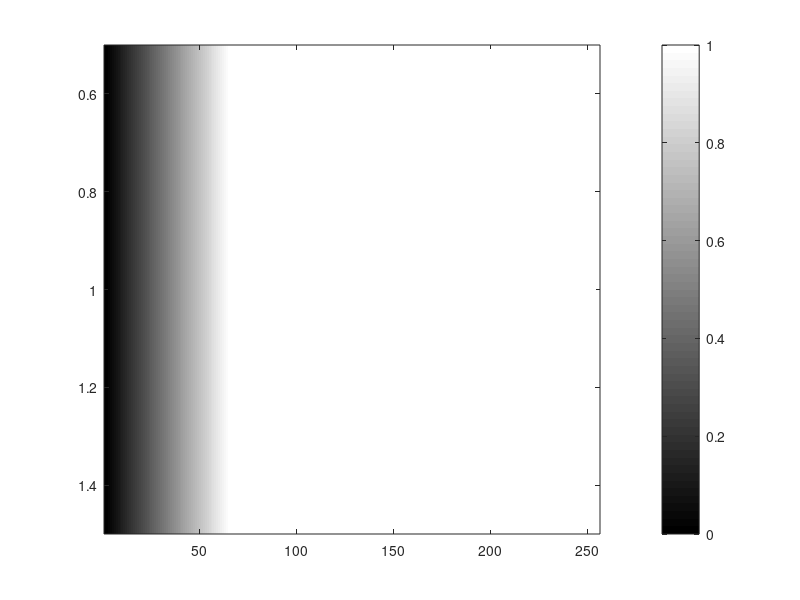

Write the MATLAB code that produced this figure.
% FILEPATH: /Users/shaanyadav/Desktop/Duke Courses/ECE 280/Lab 5 - Image Processing/example2.m
% This code creates a grayscale image with intensity values ranging from 0 to 255.
% It displays the image using the 'gray' colormap and adds a colorbar.
b = 0:255;
figure(1); clf
image(b) 
colormap gray; colorbar